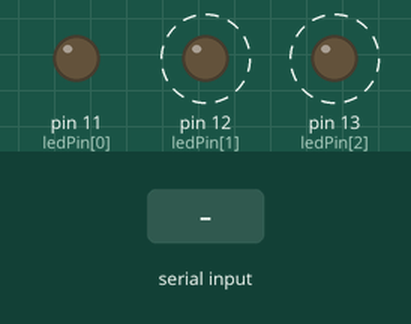
Recording of a sketch running on a simulated Arduino Uno, built with avr-gcc and run on an emulated ATmega328P. Parts: output pins drawn as LEDs (lit = HIGH). Dashed ring = blinking. The test bench sets the inputs (shaded band).

Above: at 1.2 s.
1.3 s: "1" received over Serial
At 1.9 s:
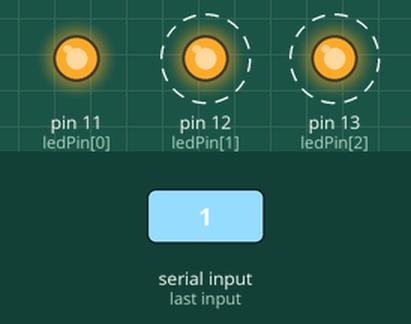
Timing chart, 0 to 10.3 s (numbered marks = the images above; inputs shaded):
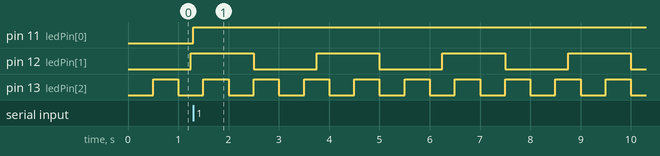

Measured:
- after the input at 1.3 s, pin 11 (ledPin[0]): LOW → HIGH at once
- by itself, pin 12 (ledPin[1]): alternates HIGH for 1.3 s and LOW for 1.3 s
- by itself, pin 13 (ledPin[2]): alternates HIGH for 0.50 s and LOW for 0.50 s

The sketch:

dagopdracht_15-11aa.ino
```cpp
int ledPin[] = {11,12,13};

int ledState[] = {LOW, LOW, LOW};
unsigned long previousMillis[] = {0,0};
const long interval[] = {1250, 500};


void setup() {
  ledSetup(); // Initialiseerd led lampjes om gebruikt te worden.
}

void loop() {
  ledLoop(); // Een functie wordt aangegeven die de ledlampjes continu moet uitvoeren.
}
```

LedControl.ino
```cpp
void ledSetup() {
  pinMode(ledPin[0],OUTPUT);
  pinMode(ledPin[1],OUTPUT);
  pinMode(ledPin[2],OUTPUT);
  Serial.begin(9600);
}

void ledLoop() {
  if (Serial.available() > 0) {
    ledState[0] = HIGH;
    digitalWrite(ledPin[0], ledState[0]);
  }
  unsigned long currentMillis = millis();
  if (currentMillis - previousMillis[0] >= interval[0]) {
    previousMillis[0] = currentMillis;
    if (ledState[1] == LOW) {
      ledState[1] = HIGH;
    } else {
      ledState[1] = LOW;
    }
    digitalWrite(ledPin[1], ledState[1]);
  }
  if (currentMillis - previousMillis[1] >= interval[1]) {
    previousMillis[1] = currentMillis;
    if (ledState[2] == LOW) {
      ledState[2] = HIGH;
    } else {
      ledState[2] = LOW;
    }
    digitalWrite(ledPin[2], ledState[2]);
  }
}
```
